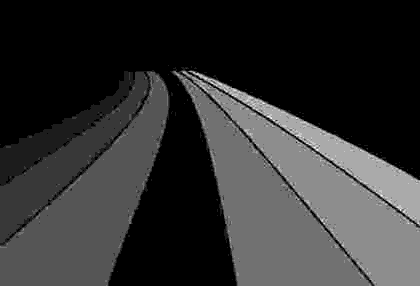
%> input picture src/geometry/curvedroadmap.jpg, 420 x 286 px, shrunk from 704 x 480 before the run
$ octave --eval "result = lanes2azimuth(imread('../geometry/curvedroadmap.jpg'));"   (GNU Octave 9; MATLAB toolbox functions it lacks are replaced by stand-ins)
%> lines starting %> are read from the running program, lines starting %| are printed output that depends on the picture; in (x1, y1, x2, y2) boxes, pixels count from 0 and x2, y2 are one past the last pixel; in counts of white or black regions, pixels touching at a corner belong together; the program's own positions count from 1
function [azimuths0, mask0, lanes0] = lanes2azimuth (im0, varargin)
% compute azimuth map, based on tangents to lines.
% Args:
%   im0:        map of lanes
%   RadAngle:   radius of filter to figure out the tangent angle for line
%   RadDirection: radius of filter to figure out line direction
% Returns:
%   azimuths0:  map of azimuths, in degrees
%               0 azimuth is North (to min Y), 90 deg. is East (to max X)
%   mask0:      binary mask, which equals True where aziuths are defined
%   lanes0:     structs with fields x,y,azimuth (arrays) and N,length (scalars)
%

% parsing input
parser = inputParser;
addRequired(parser,  'im0',                     @ismatrix);
addParameter(parser, 'MinPoints4Fitting', 20.0, @isscalar);
addParameter(parser, 'RadAnglePerc',      0.02, @isscalar);
addParameter(parser, 'RadDirectionPerc',  0.04, @isscalar);
addParameter(parser, 'verbose',           0,    @isscalar);
parse (parser, im0, varargin{:});
avg_sz = (size(im0,1) + size(im0,2)) / 2;
%> avg_sz = 353
MinPoints4Fitting = parser.Results.MinPoints4Fitting;
verbose           = parser.Results.verbose;
RadA              = round( parser.Results.RadAnglePerc * avg_sz );
%> RadA = 7
RadD              = round( parser.Results.RadDirectionPerc * avg_sz );
%> RadD = 14
assert (RadA <= RadD);  % RadAngle should be smaller than RadDirection

% prepare filters for figuring out direction.
% filter 'up to down' looks like this:
%   0 0
%   1 1
filter = zeros(RadD*4+1, RadD*4+1);
filter (RadD*2+1 : end, :) = 1;
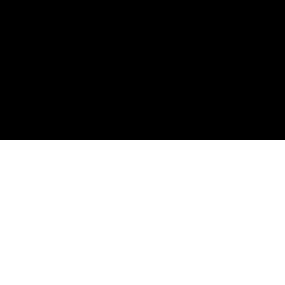
%> filter: size 57x57 double (shown 5 times larger); values 0 (black) and 1 (white), 50.9% white; 1 black region, box (x1, y1, x2, y2) and area: (0, 0, 57, 28) 1596
filters = zeros (RadD*2+1, RadD*2+1, 5);
for i = 1 : 5
    filters(:,:,i) = filter(RadD+1 : end-RadD, RadD+1 : end-RadD);
    filter = imrotate (filter, 45, 'nearest', 'crop');
    if verbose > 1, subplot(1,5,i); imshow(filters(:,:,i)*255); end
end
%> filter: size 57x57 double; values 0 (black) and 1 (white), 42.3% white; 1 white region, box (x1, y1, x2, y2) and area: (0, 0, 49, 49) 1373

% array of output angles
azimuths0 = zeros(size(im0));
mask0     = false(size(im0));
lanes0    = repmat(struct('length',0,'N',0,'x',[],'y',[],'azimuth',[]), 0);

% If there are several lanes in the image, process each one separately,
%   because if lanes are too close, angle filter2 must have just one.
segments_map = bwlabel(logical(im0), 8);
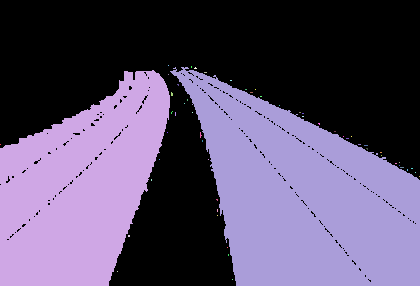
%> segments_map: size 286x420 double; 57 distinct labels, from 0 to 56; one colour per label, 0 black
for i_segm = 1 : max(segments_map(:))
    fprintf ('i_segm: %d.\n', i_segm);

    % get only one connected component (one lane)
    im_segm = im0 .* double(segments_map == i_segm);

    % this is just noise
    if nnz(im_segm) < 20, fprintf('this segment is noise.\n'); continue; end
    fprintf ('non zero pixels in the segment: %d\n', nnz(im_segm));

    % manage borders by adding transparent pixels
    im = padarray (im_segm, [RadD, RadD], 0);

    % array of angles
    azimuths  = zeros(size(im));
    mask      = false(size(im));
    responses = zeros(size(im));

    counter = 1;
    for y = RadD+1 : size(im,1)-RadD

        if verbose > 1, fprintf('.'); end
        if verbose > 1 && mod(y, 80) == 0, fprintf('\n'); end

        for x = RadD+1 : size(im,2)-RadD

            % skip all black pixels first
            if im(y,x) == 0, continue; end

            % --- find the angle ---
            neighborhood = im(y-RadA : y+RadA, x-RadA : x+RadA);
            [ys, xs] = find (neighborhood > 0);
            if length(xs) < MinPoints4Fitting, continue; end
            % curve of degree one
            curve = polyfit(xs, ys, 1);
            % finding the tangent at that point
            tangent = curve(1);
            angle = -atand(tangent);

            % --- pick one of the two directions ---
            neighborhood = im(y-RadD : y+RadD, x-RadD : x+RadD);
            % pick the filter with the closest angle from the list
            [~, ind] = min(abs(angle - [-90, -45, 0, 45, 90]));
            filter = filters(:,:,ind);
            % first half of the filter is all ones, the second half is zeros
            response1 = conv2 (neighborhood, filter, 'valid');
            norm1     = conv2 (double(neighborhood > 0), filter, 'valid');
            % second half of the filter is all minus ones, the first -- zeros
            filter = filter - 1;
            response2 = conv2 (neighborhood, filter, 'valid');
            norm2     = conv2 (double(neighborhood > 0), filter, 'valid');
            % difference between normalized outputs from two halves
            response = response2 / norm2 - response1 / norm1;
            if response < 0, angle = angle + 180; end
            responses(y,x) = response;

            % now it's counter-clockwise, zero is oriented along X
            % fix to clockwise, zero is origented along Y
            angle = 90 - angle;

            % we want the range [0, 360)
            azimuths(y, x) = mod(angle, 360);
            mask(y, x) = true;
            counter = counter + 1;

        end
    end
    if verbose > 1, fprintf('\n'); end

    % crop to the original size
    azimuths = azimuths (RadD+1 : end-RadD, RadD+1 : end-RadD);
    mask     = mask (RadD+1 : end-RadD, RadD+1 : end-RadD);

    if verbose > 0, imagesc(azimuths, [0, 360]); waitforbuttonpress; end

    % --- create the model from this lane ---
    [Y,X,T] = find(im_segm);
    [~,I] = sort(T);
    X = X(I);
    Y = Y(I);
    azimuths_lin = azimuths(sub2ind(size(azimuths),Y,X));
    stats = regionprops('struct',mask,'MajorAxisLength');
    lanes0(end+1) = struct ('x',X','y',Y','azimuth',azimuths_lin', ...
                            'N',length(I),'length',stats.MajorAxisLength);

    % only overwrite empty pixels
    azimuths0 = azimuths0 + double(~mask0) .* azimuths;
    mask0 = mask0 | mask;

end  % i_segm
%> this loop made 56 passes
%> stats on passes 2, 10: {MajorAxisLength 244}, {MajorAxisLength 276.2}
%> (printed output is left out)
%> pass 2, in lanes2azimuth, `im = padarray (im_segm, [RadD, RadD], 0);`:
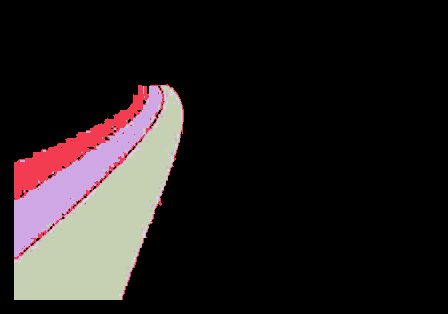
%> im: size 314x448 uint8; 6 distinct labels, from 0 to 5; one colour per label, 0 black
%> after the loop:
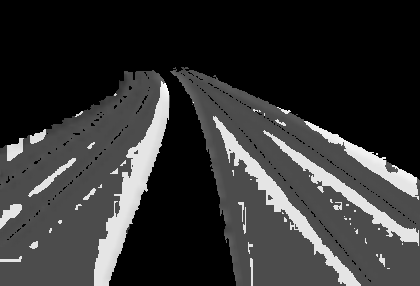
%> azimuths0: size 286x420 double; min 0, max 299.9, mean 61; drawn with min black and max white
%> after the loop:
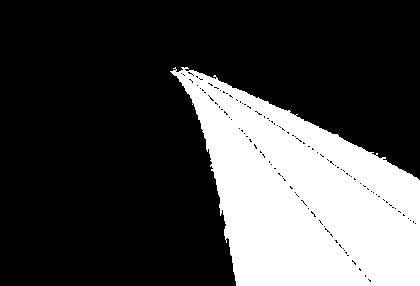
%> mask: size 286x420 logical; 27.4% white; 1 white region, box (x1, y1, x2, y2) and area: (170, 67, 420, 286) 32902
%> after the loop:
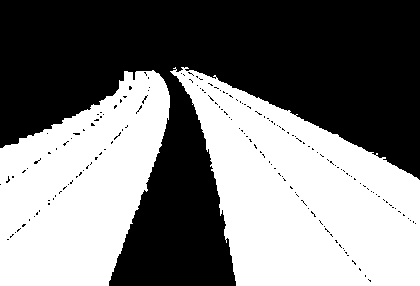
%> mask0: size 286x420 logical; 48.1% white; 2 white regions, box (x1, y1, x2, y2) and area: (170, 67, 420, 286) 32902, (0, 70, 170, 286) 24878
%> after the loop:
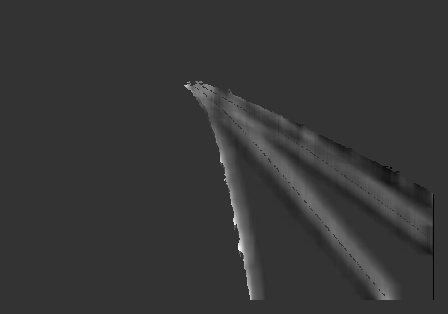
%> responses: size 314x448 double; 0.08% of the values are NaN or infinite; the others: min -0.657, max 2.62, mean 0.0437; drawn with min black, max white, NaN and infinite black
%> after the loop, lanes0 = 2 items; length and N: 244 24878, 276.2 32902

end
